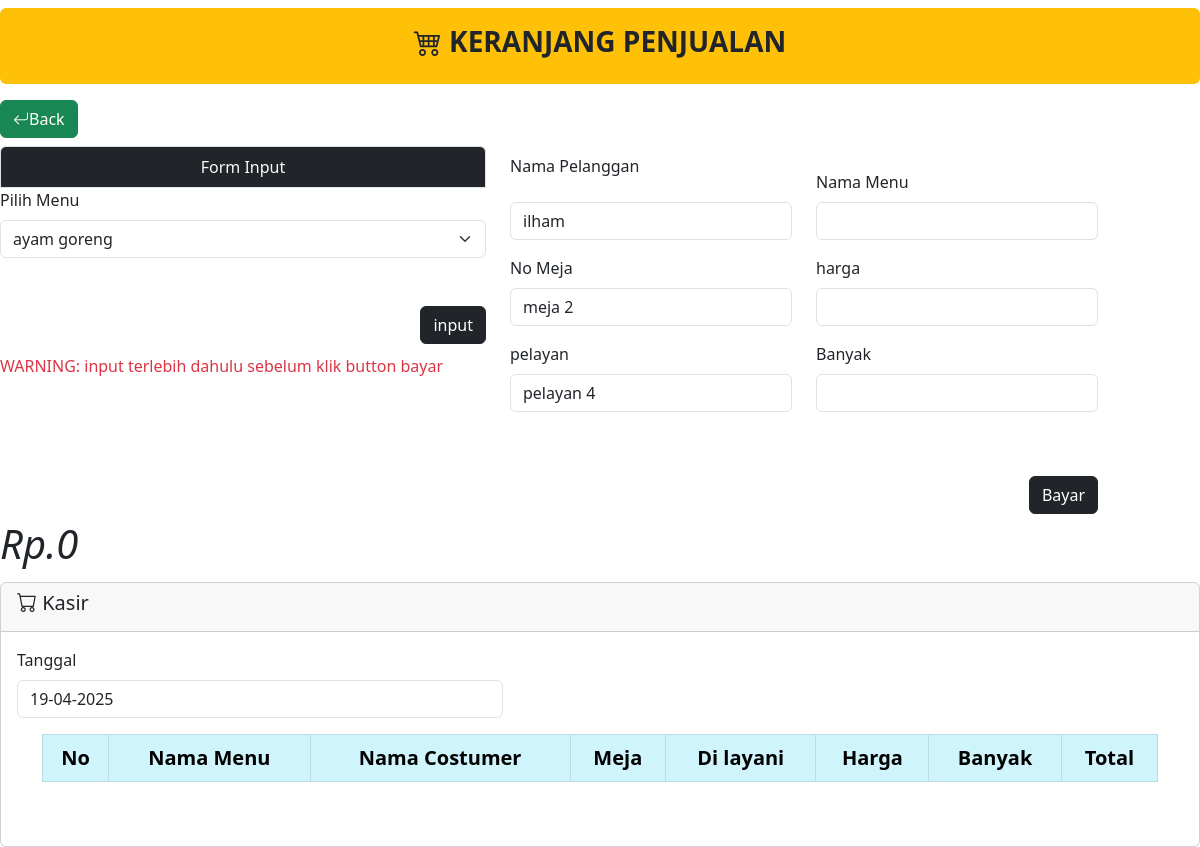
The app's page /transaksi.php?id=35 with its own data.
### tables this page shows
CREATE TABLE `pelanggan` (
  `no` int(100) NOT NULL,
  `namapelanggan` varchar(20) NOT NULL,
  `tanggal` timestamp NOT NULL DEFAULT current_timestamp() ON UPDATE current_timestamp(),
  `nomeja` varchar(10) NOT NULL,
  `pelayan` varchar(10) NOT NULL
);

### transaksi.php (the view, shortened to what this page needs)
<?php
include "boot.php";
include "koneksi.php";
$id = $_GET['id'];
$pelanggan = $konek->query("select * from pelanggan where no='$id'");
$p = $pelanggan->fetch_array();
?>
<div class="alert bg-warning mt-2 text-center" role="alert">
  <h3><b><i class="bi bi-cart4"></i> KERANJANG PENJUALAN</b></h3>
</div>
<a href="tampil.php?page=11"   type="submit" class="btn btn-success" name="update" value="Back"><i class="bi bi-arrow-return-left"></i>Back</a>
<div class="row">
  <div class="col col-5 mt-2">
    <ul class="list-group">
      <li class="list-group-item  bg-dark text-center text-light" aria-current="true">Form Input</li>
      <form action="" method="post">
        <div class="mb-3">
          <label for="disabledSelect" class="form-label">Pilih Menu</label>
          <select id="disabledSelect" class="form-select" name="opsi">
            <?php
            include "koneksi.php";
            $menu = $konek->query("select*from produk");
            while ($c = $menu->fetch_array()) {
              echo " <option>$c[namaproduk] </option> ";
            ?>
            <?php
            }
            ?>
          </select>
          <?php
          @$menu2 = $konek->query("select*from produk where namaproduk like '$_POST[opsi]' ");
          $s2 = $menu2->fetch_array();
          ?>
          <button type="submit" class="btn btn-dark float-end mt-5" name="cek">input</button>
      </form>
      <br><br><br><br>
      <p class="text-danger">WARNING: input terlebih dahulu sebelum klik button bayar <i></i></p>
  </div>
</div>
<div class="col col-3">
  <form action="" method="post" id="finput">
    <div class="mb-3">
      <label for="exampleInputPassword1" class="form-label mt-3">Nama Pelanggan</label>
      <input type="text" class="form-control mt-3" id="exampleInputPassword1" name="namapelanggan" value="<?= $p['namapelanggan'] ?>">
    </div>
    <div class="mb-3">
      <label for="exampleInputPassword1" class="form-label">No Meja</label>
      <input type="text" class="form-control" id="exampleInputPassword1" name="meja" value="<?= $p['nomeja'] ?>">
    </div>
    <div class="mb-3">
      <label for="exampleInputPassword1" class="form-label">pelayan</label>
      <input type="text" class="form-control" id="exampleInputPassword1" name="kasir" value="<?= $p['pelayan'] ?>">
    </div>
</div>
<div class="col col-3 mt-4">
  <div class="mb-3 mt-2">
    <label for="exampleInputPassword1" class="form-label">Nama Menu</label>
    <input type="text" class="form-control" name="menu" value="<?php echo @$s2['namaproduk'] ?>" required readonly>
  </div>
  <div class="mb-3">
    <label for="exampleInputPassword1" class="form-label">harga</label>
    <input type="text" class="form-control" name="harga" value="<?php echo @$s2['harga'] ?>" required readonly>
  </div>
  <div class="mb-3">
    <label for="exampleInputPassword1" class="form-label">Banyak</label>
    <input type="number" class="form-control" name="banyak" min="1" required>
  </div>
  <button type="submit" class="btn btn-dark float-end mt-5" name="simpan">Bayar</button>
</div>
<?php
include "koneksi.php";
@$pelanggan = $_POST['namapelanggan'];
$hitung = $konek->query("select SUM(total) as total from transaksi where namapelanggan like '$pelanggan'");
$b = $hitung->fetch_array();
echo "<i class='fs-1 text-end'>Rp." . number_format($b['total']) . "</i>";
?>
<div class="mt-2">
  <div class="card">
    <div class="card-header">
      <b class="d-flex justify-content-between align-items-center">
        <h5><i class="bi bi-cart"></i> Kasir</h5>
      </b>
    </div>
    <div class="card-body">
      <div class="col-sm-5">
        <?php
        $date = date('d-m-Y');
        ?>
        <label for="exampleInputEmail1" class="form-label">Tanggal</label>
        <input type="text" value="<?= $date; ?>" class="form-control" id="exampleInputEmail1" aria-describedby="emailHelp" readonly>
      </div>
      <div class="container text-center">
        <div class="mt-3 col-12">
          <blockquote class="blockquote mb-5">
            <table class="table table-bordered border-primary mt-2">
              <thead class="table-info ">
                <tr>
                  <th>No</th>
                  <th>Nama Menu</th>
                  <th>Nama Costumer</th>
                  <th>Meja</th>
                  <th>Di layani</th>
                  <th>Harga</th>
                  <th>Banyak</th>
                  <th>Total</th>
                </tr>
              </thead>
            </table>
        </div>
      </div>

### records on screen
pelanggan: namapelanggan "ilham", meja "meja 2", kasir "pelayan 4"

### other values on screen
$b['total'] "0"
form field opsi "ayam goreng"
